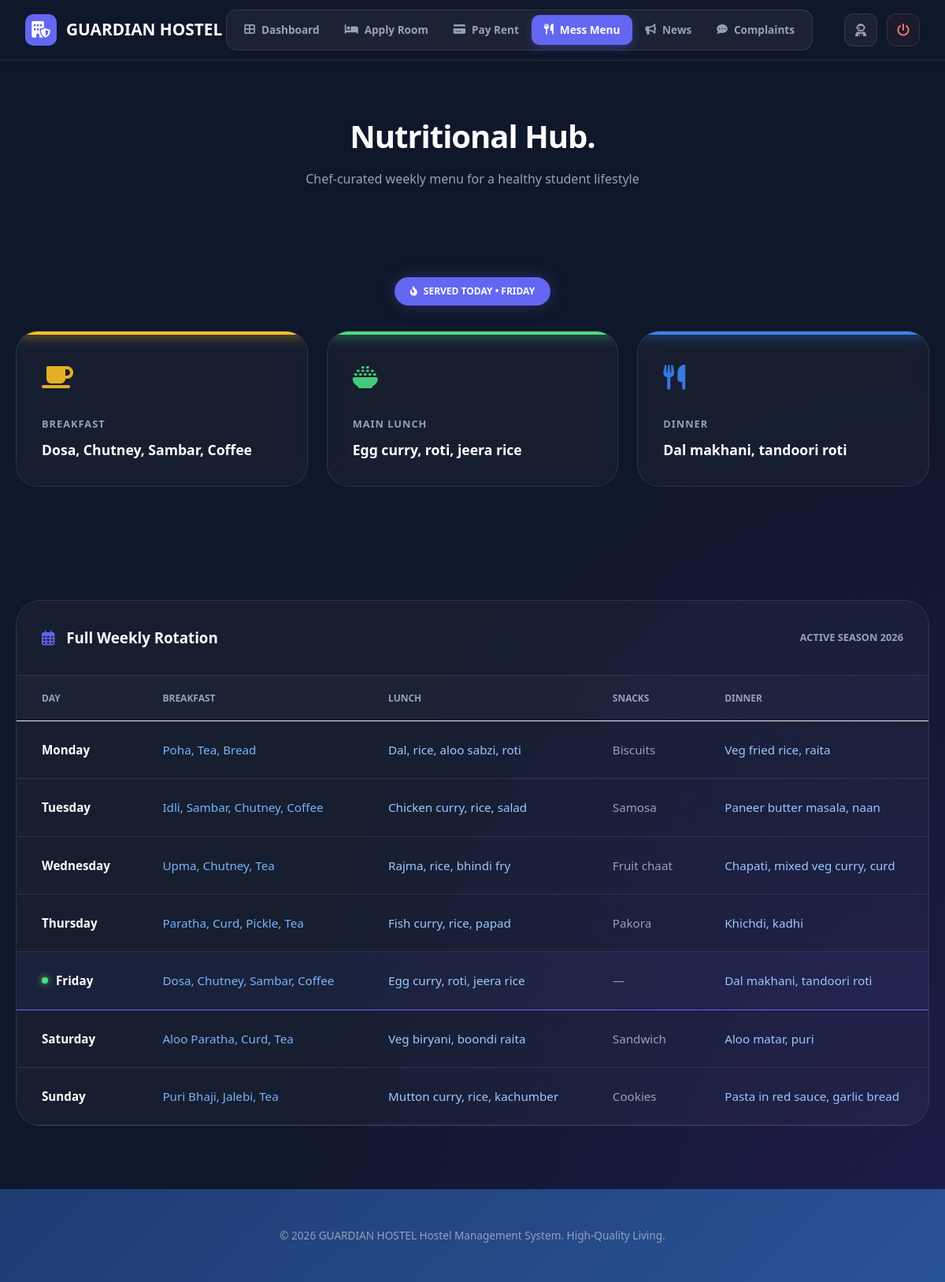
Page /student/mess.php (signed in) on the committed database.
### tables this page shows
CREATE TABLE `mess_menu` (
  `id` int(11) NOT NULL,
  `day_of_week` enum('Monday','Tuesday','Wednesday','Thursday','Friday','Saturday','Sunday') NOT NULL,
  `breakfast` varchar(255) NOT NULL,
  `lunch` varchar(255) NOT NULL,
  `snacks` varchar(255) DEFAULT NULL,
  `dinner` varchar(255) NOT NULL,
  `created_at` timestamp NOT NULL DEFAULT current_timestamp(),
  `updated_at` timestamp NOT NULL DEFAULT current_timestamp() ON UPDATE current_timestamp()
);

### student/mess.php (the view, shortened to what this page needs)
<?php
require_once '../config.php';
$today_day = date('l');
$today_query = "SELECT * FROM mess_menu WHERE day_of_week = '$today_day'";
$today_result = mysqli_query($conn, $today_query);
$today_menu = mysqli_fetch_assoc($today_result);
$weekly_query = "SELECT * FROM mess_menu ORDER BY FIELD(day_of_week, 'Monday', 'Tuesday', 'Wednesday', 'Thursday', 'Friday', 'Saturday', 'Sunday')";
$weekly_result = mysqli_query($conn, $weekly_query);
?>
<!DOCTYPE html>
<html lang="en">
<head>
    <link rel="stylesheet" href="https://cdnjs.cloudflare.com/ajax/libs/font-awesome/6.5.1/css/all.min.css">
    <link rel="stylesheet" href="../css/style.css">
</head>
<body>
    <div class="mesh-bg"></div>
    <?php include 'includes/nav.php'; ?>
    <main class="container">
        <header class="page-header">
            <h1>Nutritional Hub<span>.</span></h1>
            <p style="color: var(--text-dim);">Chef-curated weekly menu for a healthy student lifestyle</p>
        </header>
        <?php if ($today_menu): ?>
        <section class="today-section">
            <div style="text-align: center;">
                <div class="section-tag">
                    <i class="fas fa-fire-flame-curved"></i> Served Today • <?php echo $today_day; ?>
                </div>
            </div>
            <div class="meal-grid">
                <div class="meal-card card-breakfast">
                    <div class="meal-icon" style="color: var(--breakfast);"><i class="fas fa-mug-saucer"></i></div>
                    <h3>Breakfast</h3>
                    <p><?php echo htmlspecialchars($today_menu['breakfast']); ?></p>
                </div>
                <div class="meal-card card-lunch">
                    <div class="meal-icon" style="color: var(--lunch);"><i class="fas fa-bowl-rice"></i></div>
                    <h3>Main Lunch</h3>
                    <p><?php echo htmlspecialchars($today_menu['lunch']); ?></p>
                </div>
                <div class="meal-card card-dinner">
                    <div class="meal-icon" style="color: var(--dinner);"><i class="fas fa-utensils"></i></div>
                    <h3>Dinner</h3>
                    <p><?php echo htmlspecialchars($today_menu['dinner']); ?></p>
                </div>
            </div>
        </section>
        <?php endif; ?>
        <div class="weekly-schedule">
            <div class="table-header">
                <h3 style="font-weight: 800;"><i class="far fa-calendar-days" style="color: var(--primary); margin-right: 10px;"></i> Full Weekly Rotation</h3>
                <span style="font-size: 0.8rem; color: var(--text-dim); font-weight: 700;">ACTIVE SEASON 2026</span>
            </div>
            <div style="overflow-x: auto;">
                <table class="modern-table">
                    <thead>
                        <tr>
                            <th>Day</th>
                            <th>Breakfast</th>
                            <th>Lunch</th>
                            <th>Snacks</th>
                            <th>Dinner</th>
                        </tr>
                    </thead>
                    <tbody>
                        <?php while ($menu = mysqli_fetch_assoc($weekly_result)):
                            $is_today = ($menu['day_of_week'] == $today_day);
                        ?>
                        <tr class="<?php echo $is_today ? 'today-row' : ''; ?>">
                            <td data-label="Day">
                                <div class="day-label">
                                    <?php if($is_today): ?><div class="status-dot"></div><?php endif; ?>
                                    <?php echo $menu['day_of_week']; ?>
                                </div>
                            </td>
                            <td data-label="Breakfast" style="color: #79b4fc;"><?php echo htmlspecialchars($menu['breakfast']); ?></td>
                            <td data-label="Lunch" style="color: #9dc9ff;"><?php echo htmlspecialchars($menu['lunch']); ?></td>
                            <td data-label="Snacks" style="color: var(--text-dim);"><?php echo htmlspecialchars($menu['snacks']) ?: '—'; ?></td>
                            <td data-label="Dinner" style="color: #99c7ff;"><?php echo htmlspecialchars($menu['dinner']); ?></td>
                        </tr>
                        <?php endwhile; ?>
                    </tbody>
                </table>
            </div>
        </div>
    </main>
    <footer style="text-align: center; padding: 3rem; color: var(--text-dim); font-size: 0.85rem;">
        &copy; 2026 GUARDIAN HOSTEL Hostel Management System. High-Quality Living.
    </footer>
</body>
</html>

### student/includes/nav.php (shortened to what this page needs)
<nav class="glass-navbar">
    <div class="nav-wrapper">
        <a href="dashboard.php" class="brand">
            <div class="brand-logo"><i class="fas fa-building-shield"></i></div>
            <span>GUARDIAN HOSTEL</span>
        </a>
        <div class="nav-content" id="navContent">
            <ul class="main-menu">
                <li><a href="dashboard.php" class="<?= basename($_SERVER['PHP_SELF']) == 'dashboard.php' ? 'active' : '' ?>">
                    <i class="fas fa-th-large"></i> Dashboard</a></li>
                <li><a href="apply_room.php" class="<?= basename($_SERVER['PHP_SELF']) == 'apply_room.php' ? 'active' : '' ?>">
                    <i class="fas fa-bed"></i> Apply Room</a></li>
                <li><a href="pay_rent.php" class="<?= basename($_SERVER['PHP_SELF']) == 'pay_rent.php' ? 'active' : '' ?>">
                    <i class="fas fa-credit-card"></i> Pay Rent</a></li>
                <li><a href="mess.php" class="<?= basename($_SERVER['PHP_SELF']) == 'mess.php' ? 'active' : '' ?>">
                    <i class="fas fa-utensils"></i> Mess Menu</a></li>
                <li><a href="announcements.php" class="<?= basename($_SERVER['PHP_SELF']) == 'announcements.php' ? 'active' : '' ?>">
                    <i class="fas fa-bullhorn"></i> News</a></li>
                <li><a href="complaint.php" class="<?= basename($_SERVER['PHP_SELF']) == 'complaint.php' ? 'active' : '' ?>">
                    <i class="fas fa-comment-dots"></i> Complaints</a></li>
            </ul>
            <div class="user-hub">
                <a href="profile.php" class="user-btn <?= basename($_SERVER['PHP_SELF']) == 'profile.php' ? 'active' : '' ?>" title="My Profile">
                    <i class="fas fa-user-astronaut"></i>
                </a>
                <a href="logout.php" class="power-btn" title="Sign Out">
                    <i class="fas fa-power-off"></i>
                </a>
            </div>
        </div>
    </div>
</nav>

### css/style.css (style rules this page uses)
* { margin: 0; padding: 0; box-sizing: border-box; }
:root { --primary-color: #16a085; --secondary-color: #2c3e50; --accent-color: #e67e22; --light-bg: #ecf0f1; --dark-text: #2c3e50; --light-text: #7f8c8d; --white: #ffffff; --shadow: 0 4px 6px rgba(0, 0, 0, 0.1); --shadow-hover: 0 10px 25px rgba(0, 0, 0, 0.15); }
html { scroll-behavior: smooth; }
body { font-family: 'Segoe UI', Tahoma, Geneva, Verdana, sans-serif; color: var(--dark-text); line-height: 1.6; overflow-x: hidden; }
.container { max-width: 1200px; margin: 0 auto; padding: 0 20px; }
nav, .navbar { background: linear-gradient(135deg, #16a085 0%, #2c3e50 100%); padding: 1rem 0; box-shadow: 0 2px 10px rgba(0, 0, 0, 0.1); position: sticky; top: 0; z-index: 1000; }
section { padding: 80px 0; position: relative; }
footer { background: linear-gradient(135deg, #1e3c72 0%, #2a5298 100%); color: #fff; text-align: center; padding: 30px 0; }
table { width: 100%; border-collapse: collapse; }
table th, table td { padding: 12px; text-align: left; border-bottom: 1px solid #ecf0f1; }
table th { background: #34495e; color: #fff; font-weight: bold; }

### student/mess.php (style rules this page uses)
:root { --primary: #6366f1; --glass: rgba(255, 255, 255, 0.03); --glass-border: rgba(255, 255, 255, 0.1); --text-dim: #94a3b8; --breakfast: #fbbf24; --lunch: #4ade80; --snacks: #a855f7; --dinner: #3b82f6; }
body { background: #0f172a; color: white; min-height: 100vh; }
.mesh-bg { position: fixed; top: 0; left: 0; width: 100%; height: 100%; z-index: -1; background: radial-gradient(at 100% 100%, #1e1b4b 0%, #0f172a 50%); }
.page-header { text-align: center; padding: 4rem 0 2rem; }
.page-header h1 { font-size: 2.5rem; font-weight: 800; letter-spacing: -1px; margin-bottom: 10px; }
.today-section { margin-bottom: 4rem; }
.section-tag { display: inline-flex; align-items: center; gap: 8px; background: var(--primary); color: white; padding: 8px 20px; border-radius: 50px; font-size: 0.75rem; font-weight: 800; text-transform: uppercase; margin-bottom: 2rem; box-shadow: 0 0 20px rgba(99, 102, 241, 0.3); }
.meal-grid { display: grid; grid-template-columns: repeat(auto-fit, minmax(240px, 1fr)); gap: 1.5rem; }
.meal-card { background: var(--glass); backdrop-filter: blur(15px); border: 1px solid var(--glass-border); border-radius: 28px; padding: 2rem; transition: 0.3s; position: relative; overflow: hidden; }
.meal-card::after { content: ''; position: absolute; top: 0; left: 0; width: 100%; height: 4px; }
.card-breakfast::after { background: var(--breakfast); box-shadow: 0 0 15px var(--breakfast); }
.card-lunch::after { background: var(--lunch); box-shadow: 0 0 15px var(--lunch); }
.card-dinner::after { background: var(--dinner); box-shadow: 0 0 15px var(--dinner); }
.meal-icon { font-size: 2rem; margin-bottom: 1.5rem; opacity: 0.9; }
.meal-card h3 { font-size: 0.8rem; text-transform: uppercase; letter-spacing: 1px; color: var(--text-dim); margin-bottom: 10px; }
.meal-card p { font-size: 1.1rem; font-weight: 600; line-height: 1.5; color: white; }
.weekly-schedule { background: var(--glass); border-radius: 32px; border: 1px solid var(--glass-border); overflow: hidden; margin-bottom: 5rem; }
.table-header { padding: 2rem; border-bottom: 1px solid var(--glass-border); display: flex; justify-content: space-between; align-items: center; }
.modern-table { width: 100%; border-collapse: collapse; }
.modern-table th { text-align: left; padding: 1.2rem 2rem; font-size: 0.75rem; color: var(--text-dim); text-transform: uppercase; background: rgba(255,255,255,0.02); }
.modern-table td { padding: 1.5rem 2rem; border-bottom: 1px solid var(--glass-border); font-size: 0.95rem; vertical-align: top; }
.day-label { font-weight: 800; color: white; display: flex; align-items: center; gap: 10px; }
.today-row { background: rgba(99, 102, 241, 0.05); }
.today-row td { border-bottom: 1px solid var(--primary); }
.status-dot { width: 8px; height: 8px; background: var(--lunch); border-radius: 50%; box-shadow: 0 0 8px var(--lunch); }

### rows in the picture
mess_menu: breakfast "Dosa, Chutney, Sambar, Coffee", lunch "Egg curry, roti, jeera rice", dinner "Dal makhani, tandoori roti", day_of_week "Friday", snacks "—"
mess_menu: day_of_week "Monday", breakfast "Poha, Tea, Bread", lunch "Dal, rice, aloo sabzi, roti", snacks "Biscuits", dinner "Veg fried rice, raita"
mess_menu: day_of_week "Tuesday", breakfast "Idli, Sambar, Chutney, Coffee", lunch "Chicken curry, rice, salad", snacks "Samosa", dinner "Paneer butter masala, naan"
mess_menu: day_of_week "Wednesday", breakfast "Upma, Chutney, Tea", lunch "Rajma, rice, bhindi fry", snacks "Fruit chaat", dinner "Chapati, mixed veg curry, curd"
mess_menu: day_of_week "Thursday", breakfast "Paratha, Curd, Pickle, Tea", lunch "Fish curry, rice, papad", snacks "Pakora", dinner "Khichdi, kadhi"
mess_menu: day_of_week "Saturday", breakfast "Aloo Paratha, Curd, Tea", lunch "Veg biryani, boondi raita", snacks "Sandwich", dinner "Aloo matar, puri"
mess_menu: day_of_week "Sunday", breakfast "Puri Bhaji, Jalebi, Tea", lunch "Mutton curry, rice, kachumber", snacks "Cookies", dinner "Pasta in red sauce, garlic bread"
